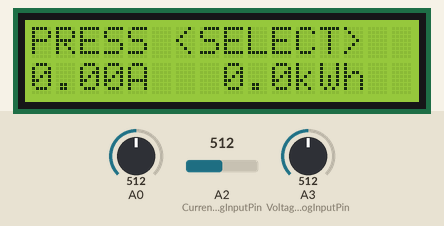
Recording of a sketch running on a simulated Arduino Uno, built with avr-gcc and run on an emulated ATmega328P. On the bench: 16×2 character LCD. The test bench sets the inputs (shaded band); at power-on: A0 = 512, A2 (CurrentAnalogInputPin) = 512, A3 (VoltageAnalogInputPin) = 512. What the sketch prints to the serial monitor is not drawn.

Above: at 1.2 s.
1.3 s: A0 set to 592
4.3 s: A0 set to 608
At 5.7 s:
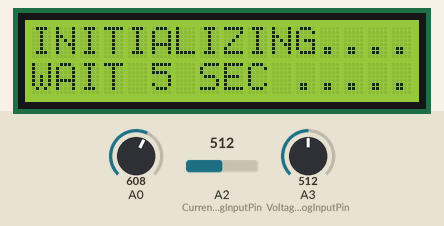
7.3 s: A0 set to 511
At 10.2 s:
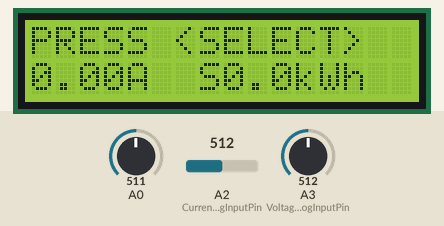
10.3 s: A2 (CurrentAnalogInputPin) set to 503
At 13.2 s:
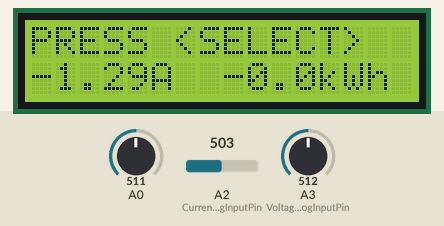
13.3 s: A3 (VoltageAnalogInputPin) set to 390
16.3 s: A2 (CurrentAnalogInputPin) set to 511
At 19.8 s:
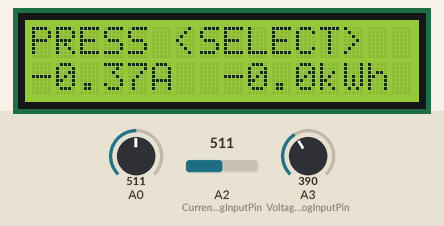
Timing chart, 0 to 20.3 s (numbered marks = the images above; inputs shaded):
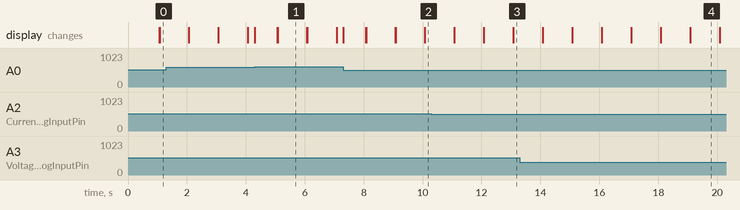

The sketch:

solarDuino_DcEnergyMeter-with_LCD_Display.ino
```cpp
// DC Energy Monitoring By Solarduino

// Note :  Safety is very important when dealing with electricity. We take no responsibilities while you do it at your own risk.
// Note :  DC Power Monitoring is designed for measuring and record important DC parameters and especially for Solar PV Application.
// Note :  DC Power Monitoring can measure and record (in SD card) instantaneous Voltage (V), Current (I) and Power (W), and total Accumulated Energy (kWH).
// Note :  DC Power Monitoring can detect two direction flow thus Accumulate Energy can be increase or reduce throughout the time of record (example installed on battery side).
// Note :  The unit provides reasonable accuracy and may not be comparable with other expensive branded and commercial datalogger and multimeter.
// Note :  All credit shall be given to Solarduino.

/*/////////////////////////////////////////////////////////////////////////////////////////////////////////////////////////////////////////////////////////////////////////////////////*/////////////*/


/* 0- General */

        int decimalPrecision = 2;                   // decimal places for all values shown in LED Display & Serial Monitor

/* 1- DC Voltage Measurement using Voltage Divider Method */

        int VoltageAnalogInputPin = A3;             // Which pin to measure Voltage Value (A0 is reserved for LCD Shield buttons function)
        float voltageSampleRead  = 0;               /* to read the value of a sample*/
        float voltageLastSample  = 0;               /* to count time for each sample. Technically 1 milli second 1 sample is taken */
        float voltageSampleSum   = 0;               /* accumulation of sample readings */
        float voltageSampleCount = 0;               /* to count number of sample. */
        float voltageMean ;                         /* to calculate the average value from all samples*/
        float moduleSupplyVoltageV = 5;             /* maximum measuring voltage , default 5V*/
        float R1 = 197200; //30000.0;                         // Input resistance value for R1 (in ohm) based on Voltage Divider Method
        float R2 = 2930; //7500.0;                          // Input resistance value for R2 (in ohm) based on Voltage Divider Method
        float finalVoltage =0;                      /*shows the final voltage reading*/


/* 2- DC Current Measurement */

        int CurrentAnalogInputPin = A2;             // Which pin to measure Current Value (A0 is reserved for LCD Shield buttons function)
        float mVperAmpValue = 31.25;                  // If using ACS712 current module : for 5A module key in 185, for 20A module key in 100, for 30A module key in 66
                                                    // If using "Hall-Effect" Current Transformer, key in value using this formula: mVperAmp = maximum voltage range (in milli volt) / current rating of CT
                                                    /* For example, a 20A Hall-Effect Current Transformer rated at 20A, 2.5V +/- 0.625V, mVperAmp will be 625 mV / 20A = 31.25mV/A */

        float moduleMiddleVoltage = 2500;           /* when there is no reading, the voltage is at middle Vcc. For 5V power supply, the middle voltage is 2500mV;*/
        float moduleSupplyVoltage = 5000;           /* supply voltage to current sensor module, default 5000mV*/
        float currentSampleRead  = 0;               /* to read the value of a sample*/
        float currentLastSample  = 0;               /* to count time for each sample. Technically 1 milli second 1 sample is taken */
        float currentSampleSum   = 0;               /* accumulation of sample readings */
        float currentSampleCount = 0;               /* to count number of sample. */
        float currentMean ;                         /* to calculate the average value from all samples*/
        float finalCurrent ;                        /* the final current reading without adding offset value*/
        float finalCurrent2 ;                       /* the final current reading*/


        /* 2.1- DC Current Offset */

              int OffsetRead = 0;                   /* To switch between functions for auto callibation purpose */
              float currentOffset =0.00 ;           // to Offset deviation and accuracy. Offset any fake current when no current operates.
                                                    // Look into serial monitor to add or minus the value.
                                                    // 0.26 means add 0.26A to all current measured value.
                                                    /* if you have LCD Display Shield, this offset can be automatically adjusted by pressing SELECT button */
              float offsetLastSample = 0;           /* to count time for each sample. Technically 1 milli second 1 sample is taken */
              float offsetSampleCount = 0;          /* to count number of sample. */

/* 3- DC Power Wattage calculation */

    float PowerValue =0;                          /* Initial calculation Power Value */
    unsigned long startMillisPower;               /* start counting time for power */
    unsigned long currentMillisPower;             /* current counting time for power */
    const unsigned long periodPower = 1000;       // refresh every X seconds (in seconds) Default 1 = 1 second

/* 4- DC Watt-hour calculation */

    float wattHour  = 0;                           /* Initial calculation Energy Value */
    unsigned long startMillisEnergy;               /* start counting time for Energy */
    unsigned long currentMillisEnergy;             /* current counting time for Energy */
    const unsigned long periodEnergy = 1000;       // refresh every X seconds (in seconds) Default 1000 = 1 second
    float FinalEnergyValue = 0;                    /*shows the final Energy reading*/

/* 5 - LCD Display  */

    #include<LiquidCrystal.h>                   /*Load the liquid Crystal Library (by default already built-it with arduino solftware)*/
    LiquidCrystal LCD(8,9,4,5,6,7);             /*Creating the LiquidCrystal object named LCD */
    unsigned long startMillisLCD;               /* start counting time for LCD Display */
    unsigned long currentMillisLCD;             /* current counting time for LCD Display */
    const unsigned long periodLCD = 1000;       // refresh every X seconds (in seconds) in LED Display. Default 1000 = 1 second


void setup()                                  /* The Codes only run 1 time only when Arduino started.*/

  {

/* 0- General */

    Serial.begin(9600);                       /* In order to see value in serial monitor */

/* 3- DC Power Wattage calculation */

   startMillisPower = millis();

/* 4- DC Watt-hour calculation */

   startMillisEnergy = millis();

/* 5 - LCD Display  */

    LCD.begin(16,2);                                  /*Tell Arduino that our LCD has 16 columns and 2 rows*/
    LCD.setCursor(0,0);                               /*Set LCD to upper left corner of display*/
    startMillisLCD = millis();

  }


void loop()                                 /* The Codes run repeatly over and over again.*/

  {

        /* 0- General */


              /* 0.1- Button Function */

              int buttonRead;
              buttonRead = analogRead (0);                                          // Read analog pin A0. Analog pin A0 automatically reserved for button function in LCD Display Shield

              /*Right button is pressed */
              if (buttonRead < 60)
              {   LCD.setCursor(0,0); LCD.print ("PRESS <SELECT>   "); }

              /* Up button is pressed */
              else if (buttonRead < 200)
              {   LCD.setCursor(0,0); LCD.print ("PRESS <SELECT>   "); }

              /* Down button is pressed */
              else if (buttonRead < 400)
              {   LCD.setCursor(0,0); LCD.print ("PRESS <SELECT>  ");  }

              /* Left button is pressed */
              else if (buttonRead < 600)
              {   LCD.setCursor(0,0); LCD.print ("PRESS <SELECT>   "); }

              /* Select button is pressed */
              else if (buttonRead < 800)
              {
              OffsetRead = 1;                                                 // to activate offset
              LCD.setCursor(0,0);
              LCD.print ("INITIALIZING..... ");
              LCD.setCursor(0,1);
              LCD.print ("WAIT 5 SEC ..... ");
              }


/* 1- DC Voltage Measurement using Voltage Divider Method */

        if(millis() >= voltageLastSample + 1 )                                                                /* every 1 milli second taking 1 reading */
          {
            voltageSampleRead = analogRead(VoltageAnalogInputPin);                                            /* read the sample value */
            voltageSampleSum = voltageSampleSum + voltageSampleRead ;                                         /* accumulate value with older sample readings*/
            voltageSampleCount = voltageSampleCount + 1;                                                      /* to move on to the next following count */
            voltageLastSample = millis();                                                                     /* to reset the time again so that next cycle can start again*/
          }

        if(voltageSampleCount == 1000)                                                                        /* after 1000 count or 1000 milli seconds (1 second), do the codes below*/
          {
            voltageMean = voltageSampleSum/voltageSampleCount;                                                /* calculate average value of all sample readings taken*/
            finalVoltage = ((voltageMean*moduleSupplyVoltageV)/1024) / (R2/(R1+R2));                          /*  Calculate the expected monitoring votlage */
            Serial.print("V : ");
            Serial.print( finalVoltage,decimalPrecision);
            Serial.print(" V ");
            Serial.print(" /  ");
            voltageSampleSum =0;                                                                              /* to reset accumulate sample values for the next cycle */
            voltageSampleCount=0;                                                                             /* to reset number of sample for the next cycle */
          }


/* 2- DC Current Measurement */

        if(millis() >= currentLastSample + 1 )                                                                /* every 1 milli second taking 1 reading */
          {
            currentSampleRead = analogRead(CurrentAnalogInputPin)-((moduleMiddleVoltage/moduleSupplyVoltage)*1024);      /* read the sample value */
            currentSampleSum = currentSampleSum + currentSampleRead ;                                         /* accumulate value with older sample readings*/
            currentSampleCount = currentSampleCount + 1;                                                      /* to move on to the next following count */
            currentLastSample = millis();                                                                     /* to reset the time again so that next cycle can start again*/
          }

        if(currentSampleCount == 1000)                                                                        /* after 1000 count or 1000 milli seconds (1 second), do the calculation and display value*/
          {
            currentMean = currentSampleSum/currentSampleCount;                                                /* calculate average value of all sample readings taken*/
            finalCurrent = (((currentMean /1024) *5000) /mVperAmpValue);                                      /* calculate the final RMS current*/
            finalCurrent2 = finalCurrent + currentOffset;
            Serial.print("I : ");
            Serial.print(finalCurrent2,decimalPrecision);
            Serial.print(" A ");
            Serial.print(" /  ");
            currentSampleSum =0;                                                                              /* to reset accumulate sample values for the next cycle */
            currentSampleCount=0;                                                                             /* to reset number of sample for the next cycle */
          }


          /* 2.1 - Offset DC Current */

          if(OffsetRead == 1)
            {
             currentOffset = 0;                                                              /* set back currentOffset as default*/
               if(millis() >= offsetLastSample + 1)                                          /* offset 1 - to centralise analogRead waveform*/
                {
                  offsetSampleCount = offsetSampleCount + 1;
                  offsetLastSample = millis();
                }

                  if(offsetSampleCount == 2500)                                              /* need to wait first offset take into effect. Delay 2.5 seconds  */
                {                                                                            /* So this code is to delay 2.5 seconds after button pressed */
                  currentOffset = - finalCurrent;                                            /* to offset values */
                  OffsetRead = 0;                                                            /* until next offset button is pressed*/
                  offsetSampleCount = 0;                                                     /* to reset the time again so that next cycle can start again */
                }
            }


/* 3- DC Power Wattage calculation */

        currentMillisPower = millis();                                                                            /* Count the time for power */
        if (currentMillisPower - startMillisPower >= periodPower)
          {
            PowerValue = finalCurrent2 * finalVoltage;
            Serial.print("P : " );
            Serial.print(PowerValue,decimalPrecision);
            Serial.print(" W ");
            Serial.print(" /  ");
            startMillisPower = currentMillisPower ;                                                               /* Set the starting point again for next counting time */
          }

/* 4- DC Watt-hour calculation */

       currentMillisEnergy = millis();                                                                            /* Count the time for current */
       if (currentMillisEnergy - startMillisEnergy >= periodEnergy)
          {
            wattHour = PowerValue/3600*(periodEnergy/1000);                                                       /* for smoothing calculation*/
            FinalEnergyValue = FinalEnergyValue + wattHour;
            Serial.print("E : " );
            Serial.print(FinalEnergyValue,decimalPrecision);
            Serial.print(" Wh ");
            Serial.println(" /  ");
            startMillisEnergy = currentMillisEnergy ;                                                             /* Set the starting point again for next counting time */
          }

/* 5 - LCD Display  */

      currentMillisLCD = millis();
      if (currentMillisLCD - startMillisLCD >= periodLCD)
          {
            LCD.setCursor(0,0);                                                                                   /* Set cursor to first colum 0 and second row 1  */
            LCD.print(finalVoltage,decimalPrecision);                                                             /* display voltage value in LCD in first row  */
            LCD.print("V   ");
            LCD.setCursor(8,0);
            LCD.print(PowerValue,decimalPrecision-1);                                                             /* display power value in LCD  */
            LCD.print("W    ");
            LCD.setCursor(0,1);                                                                                   /* set display starts at second row  */
            LCD.print(finalCurrent2,decimalPrecision);                                                             /* display current value in LCD in first row */
            LCD.print("A  ");
            LCD.setCursor(8,1);
            LCD.print(FinalEnergyValue/1000,decimalPrecision-1);                                                  /* display energy value in LCD  */
            LCD.print("kWh   ");
            startMillisLCD = currentMillisLCD ;                                                                   /* Set the starting point again for next counting time */
          }


  }
```

Measured:
- the behaviour switches between 599 and 600 on A0 (found by bisection; images 0 and 1)
- the behaviour switches between 512 and 511 on A2 (CurrentAnalogInputPin) (found by bisection; images 2 and 3)
- after the input at 4.3 s, the display: changes at once (image 1)
- after the input at 7.3 s, the display: first changes at once (image 2 shows a later state)
- after the input at 10.3 s, the display: first differs from a run without the input after 2.8 s (image 3 shows a later state)
- what the display in image 1 shows lasts 1.0 s, from 5.1 s to 6.1 s
